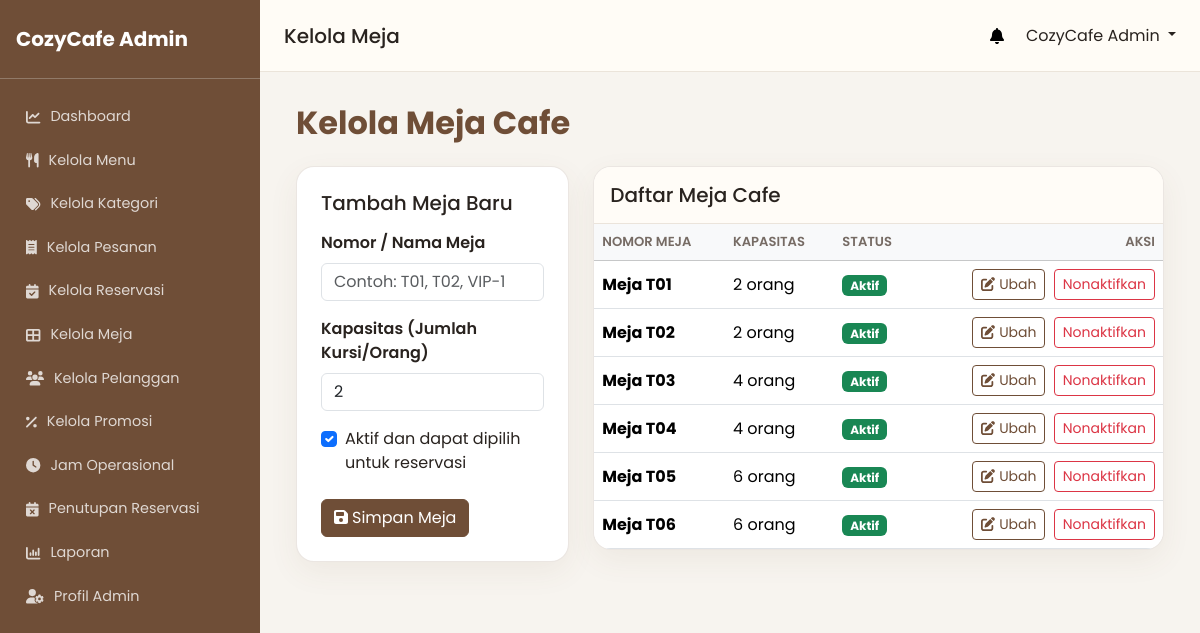
Screenshot of /admin/tables (signed in) with the database file from the repository.
### tables this page shows
CREATE TABLE tables (
    id INT UNSIGNED NOT NULL AUTO_INCREMENT,
    table_number VARCHAR(20) NOT NULL,
    capacity INT UNSIGNED NOT NULL,
    is_active TINYINT(1) NOT NULL DEFAULT 1,
    created_at DATETIME NOT NULL DEFAULT CURRENT_TIMESTAMP,
    PRIMARY KEY (id),
    UNIQUE KEY uq_tables_number (table_number),
    INDEX idx_tables_active_capacity (is_active, capacity)
);

### app/Core/Controller.php (called while the page is built, shortened)
<?php
class Controller
{
    protected function view(string $viewPath, array $data = []): void
    {
        extract($data, EXTR_SKIP);
        $file = dirname(__DIR__, 2) . '/views/' . ltrim($viewPath, '/') . '.php';
        require $file;
    }
}

### app/Controllers/AdminTableController.php (called while the page is built, shortened)
<?php
class AdminTableController extends Controller
{
    private CafeTable $tables;
    public function __construct()
    {
        $this->tables = new CafeTable();
    }
    public function index(): void
    {
        $this->view('admin/tables', [
            'pageTitle' => 'Kelola Meja',
            'tables' => $this->tables->all(),
            'errors' => [],
            'formData' => null,
        ]);
    }
}

### app/Core/Router.php (called while the page is built, shortened)
<?php
class Router
{
    private array $routes = [
        'GET' => [],
        'POST' => [],
    ];
    private function addRoute(string $method, string $path, array $handler): void
    {
        $normalizedPath = '/' . trim($path, '/');
        if ($normalizedPath === '/') {
            $normalizedPath = '/';
        }
        $this->routes[$method][$normalizedPath] = $handler;
    }
    public function dispatch(): void
    {
        $method = strtoupper($_SERVER['REQUEST_METHOD'] ?? 'GET');
        $path = parse_url($_SERVER['REQUEST_URI'] ?? '/', PHP_URL_PATH);
        $path = '/' . trim($path, '/');
        [$controllerClass, $methodName] = $this->routes[$method][$path];
        $controller = new $controllerClass();
        call_user_func([$controller, $methodName]);
    }
}

### public/index.php (called while the page is built, shortened)
<?php
$router = new Router();
$router->get('/login', [AuthController::class, 'showLogin']);
$router->post('/login', [AuthController::class, 'login']);
$router->get('/register', [AuthController::class, 'showRegister']);
$router->post('/register', [AuthController::class, 'register']);
$router->post('/logout', [AuthController::class, 'logout']);
$router->get('/profile', [AuthController::class, 'showCustomerProfile']);
$router->post('/profile', [AuthController::class, 'updateCustomerProfile']);
$router->get('/admin/profile', [AuthController::class, 'showAdminProfile']);
$router->post('/admin/profile', [AuthController::class, 'updateAdminProfile']);
$router->get('/notifications', [NotificationController::class, 'index']);
$router->post('/notifications/read', [NotificationController::class, 'markRead']);
$router->post('/notifications/read-all', [NotificationController::class, 'markAllRead']);
$router->get('/admin/notifications', [NotificationController::class, 'adminIndex']);
$router->post('/admin/notifications/read', [NotificationController::class, 'adminMarkRead']);
$router->post('/admin/notifications/read-all', [NotificationController::class, 'adminMarkAllRead']);
$router->get('/admin/dashboard', [AdminDashboardController::class, 'index']);
$router->get('/admin/reports', [AdminReportController::class, 'index']);
$router->get('/', [HomeController::class, 'index']);
$router->get('/menu', [MenuController::class, 'index']);
$router->get('/menu/detail', [MenuController::class, 'detail']);
$router->get('/admin/categories', [AdminCategoryController::class, 'index']);
$router->get('/admin/categories/edit', [AdminCategoryController::class, 'edit']);
$router->post('/admin/categories/create', [AdminCategoryController::class, 'create']);
$router->post('/admin/categories/update', [AdminCategoryController::class, 'update']);
$router->post('/admin/categories/delete', [AdminCategoryController::class, 'delete']);
$router->get('/admin/menus', [AdminMenuController::class, 'index']);
$router->get('/admin/menus/new', [AdminMenuController::class, 'createForm']);
$router->get('/admin/menus/edit', [AdminMenuController::class, 'editForm']);
$router->post('/admin/menus/create', [AdminMenuController::class, 'create']);
$router->post('/admin/menus/update', [AdminMenuController::class, 'update']);
$router->post('/admin/menus/toggle', [AdminMenuController::class, 'toggle']);
$router->post('/admin/menus/disable', [AdminMenuController::class, 'disable']);
$router->get('/admin/tables', [AdminTableController::class, 'index']);
$router->get('/admin/tables/edit', [AdminTableController::class, 'edit']);
$router->post('/admin/tables/create', [AdminTableController::class, 'create']);
$router->post('/admin/tables/update', [AdminTableController::class, 'update']);
$router->post('/admin/tables/toggle', [AdminTableController::class, 'toggle']);
$router->get('/admin/customers', [AdminCustomerController::class, 'index']);
$router->get('/admin/operating-hours', [AdminOperatingHourController::class, 'index']);
$router->post('/admin/operating-hours/update', [AdminOperatingHourController::class, 'update']);
$router->get('/admin/closures', [AdminClosureController::class, 'index']);
$router->get('/admin/closures/edit', [AdminClosureController::class, 'edit']);
$router->post('/admin/closures/create', [AdminClosureController::class, 'create']);
$router->post('/admin/closures/update', [AdminClosureController::class, 'update']);
$router->post('/admin/closures/delete', [AdminClosureController::class, 'delete']);
$router->get('/admin/promotions', [AdminPromotionController::class, 'index']);
$router->get('/admin/promotions/new', [AdminPromotionController::class, 'createForm']);
$router->get('/admin/promotions/edit', [AdminPromotionController::class, 'editForm']);
$router->post('/admin/promotions/create', [AdminPromotionController::class, 'create']);
$router->post('/admin/promotions/update', [AdminPromotionController::class, 'update']);
$router->post('/admin/promotions/delete', [AdminPromotionController::class, 'delete']);
$router->get('/cart', [CartController::class, 'index']);
$router->post('/cart/add', [CartController::class, 'add']);
$router->post('/cart/update', [CartController::class, 'update']);
$router->post('/cart/change', [CartController::class, 'changeQuantity']);
$router->post('/cart/remove', [CartController::class, 'remove']);
$router->get('/checkout', [CheckoutController::class, 'index']);
$router->post('/checkout', [CheckoutController::class, 'placeOrder']);
$router->get('/orders', [OrderController::class, 'index']);
$router->get('/admin/orders', [AdminOrderController::class, 'index']);
$router->post('/admin/orders/status', [AdminOrderController::class, 'updateStatus']);
$router->post('/admin/orders/payment', [AdminOrderController::class, 'confirmPayment']);
$router->get('/admin/bookings', [AdminBookingController::class, 'index']);
$router->post('/admin/bookings/status', [AdminBookingController::class, 'updateStatus']);
$router->get('/reservation', [BookingController::class, 'reservation']);
$router->get('/reservation/availability', [BookingController::class, 'availability']);
$router->post('/reservation', [BookingController::class, 'create']);
$router->get('/bookings', [BookingController::class, 'myBookings']);
$router->dispatch();

### app/Models/CafeTable.php (called while the page is built, shortened)
<?php
class CafeTable extends Model
{
    public function all(): array
    {
        return $this->db->query(
            'SELECT id, table_number, capacity, is_active, created_at FROM tables ORDER BY table_number'
        )->fetchAll();
    }
}

### views/admin/tables.php (the view, shortened to what this page needs)
<?php
$tables = $tables ?? [];
$table = $table ?? null;
$escape = static fn (?string $value): string =>
    htmlspecialchars($value ?? '', ENT_QUOTES | ENT_SUBSTITUTE, 'UTF-8');
$baseUrl = rtrim(str_replace('/index.php', '', $_SERVER['SCRIPT_NAME'] ?? ''), '/');
$action = !empty($table['id']) ? '/admin/tables/update' : '/admin/tables/create';
?>
<div class="container-fluid py-2">
    <h1 class="section-title h2 mb-4">Kelola Meja Cafe</h1>
    <div class="row g-4">
        <div class="col-lg-4">
            <section class="cozy-card p-4">
                <h2 class="h5 mb-3"><?= !empty($table['id']) ? 'Ubah Data Meja' : 'Tambah Meja Baru' ?></h2>
                <form method="post" action="<?= $escape($baseUrl) ?><?= $action ?>">
                    <div class="mb-3">
                        <label class="form-label fw-semibold" for="table_number">Nomor / Nama Meja</label>
                        <input class="form-control" id="table_number" name="table_number" maxlength="20" value="<?= $escape($table['table_number'] ?? '') ?>" placeholder="Contoh: T01, T02, VIP-1" required>
                    </div>
                    <div class="mb-3">
                        <label class="form-label fw-semibold" for="capacity">Kapasitas (Jumlah Kursi/Orang)</label>
                        <input class="form-control" id="capacity" name="capacity" type="number" min="1" max="50" value="<?= (int) ($table['capacity'] ?? 2) ?>" required>
                    </div>
                    <div class="mb-4">
                        <div class="form-check">
                            <input class="form-check-input" type="checkbox" id="is_active" name="is_active" value="1" <?= !isset($table['is_active']) || $table['is_active'] ? 'checked' : '' ?>>
                            <label class="form-check-label" for="is_active">Aktif dan dapat dipilih untuk reservasi</label>
                        </div>
                    </div>
                    <div class="d-flex gap-2">
                        <button class="btn btn-coffee" type="submit"><i class="fa-solid fa-floppy-disk me-1"></i>Simpan Meja</button>
                    </div>
                </form>
            </section>
        </div>
        <div class="col-lg-8">
            <section class="cozy-card">
                <div class="cozy-card-header p-3"><h2 class="h5 mb-0">Daftar Meja Cafe</h2></div>
                <div class="table-responsive">
                    <table class="table table-hover align-middle mb-0">
                        <thead class="table-light"><tr><th>Nomor Meja</th><th>Kapasitas</th><th>Status</th><th class="text-end">Aksi</th></tr></thead>
                        <tbody>
                        <?php foreach ($tables as $t): ?>
                            <tr>
                                <td class="fw-bold fs-6 text-coffee">Meja <?= $escape($t['table_number']) ?></td>
                                <td><?= (int) $t['capacity'] ?> orang</td>
                                <td>
                                    <?php if ($t['is_active']): ?>
                                        <span class="badge text-bg-success">Aktif</span>
                                    <?php else: ?>
                                        <span class="badge text-bg-danger">Nonaktif</span>
                                    <?php endif; ?>
                                </td>
                                <td class="text-end text-nowrap">
                                    <a class="btn btn-sm btn-outline-coffee me-1" href="<?= $escape($baseUrl) ?>/admin/tables/edit?id=<?= (int) $t['id'] ?>"><i class="fa-solid fa-pen-to-square me-1"></i>Ubah</a>
                                    <form class="d-inline" method="post" action="<?= $escape($baseUrl) ?>/admin/tables/toggle">
                                        <button class="btn btn-sm <?= $t['is_active'] ? 'btn-outline-danger' : 'btn-outline-success' ?>" type="submit">
                                            <?= $t['is_active'] ? 'Nonaktifkan' : 'Aktifkan' ?>
                                        </button>
                                    </form>
                                </td>
                            </tr>
                        <?php endforeach; ?>
                        </tbody>
                    </table>
                </div>
            </section>
        </div>
    </div>
</div>
<?php
require dirname(__DIR__) . '/layouts/admin_layout.php';

### public/assets/css/style.css (style rules this page uses)
:root { --coffee-brown: #6F4E37; --cream: #F5EFE6; --warm-white: #FFFCF7; --caramel: #C69C6D; --dark-text: #29231F; --muted-text: #766B64; --success: #4F7A5A; --danger: #B64B45; --warning: #C78A36; --border-color: rgba(111, 78, 55, 0.14); }
* { box-sizing: border-box; }
body { min-height: 100vh; margin: 0; background: var(--warm-white); color: var(--dark-text); font-family: "Poppins", sans-serif; }
a { color: var(--coffee-brown); text-decoration: none; }
.cozy-card { overflow: hidden; border: 1px solid var(--border-color); border-radius: 18px; background: #fff; box-shadow: 0 10px 30px rgba(111, 78, 55, 0.07); }
.cozy-card-header { border-bottom: 1px solid var(--border-color); background: var(--warm-white); }
.btn-coffee { border: 1px solid var(--coffee-brown); background: var(--coffee-brown); color: #fff; }
.btn-outline-coffee { border: 1px solid var(--coffee-brown); color: var(--coffee-brown); }
.section-title { color: var(--coffee-brown); font-weight: 700; }
.admin-body { background: #F7F4EF; }
.table th { color: var(--muted-text); font-size: 0.82rem; font-weight: 600; text-transform: uppercase; }

### rows the page displays
tables: table_number "T01", capacity "2", is_active "Aktif"
tables: table_number "T02", capacity "2", is_active "Aktif"
tables: table_number "T03", capacity "4", is_active "Aktif"
tables: table_number "T04", capacity "4", is_active "Aktif"
tables: table_number "T05", capacity "6", is_active "Aktif"
tables: table_number "T06", capacity "6", is_active "Aktif"

### other values shown
$escape($pageTitle) "Kelola Meja"
$escape($currentUser['name'] ?? 'Admin') "CozyCafe Admin"
